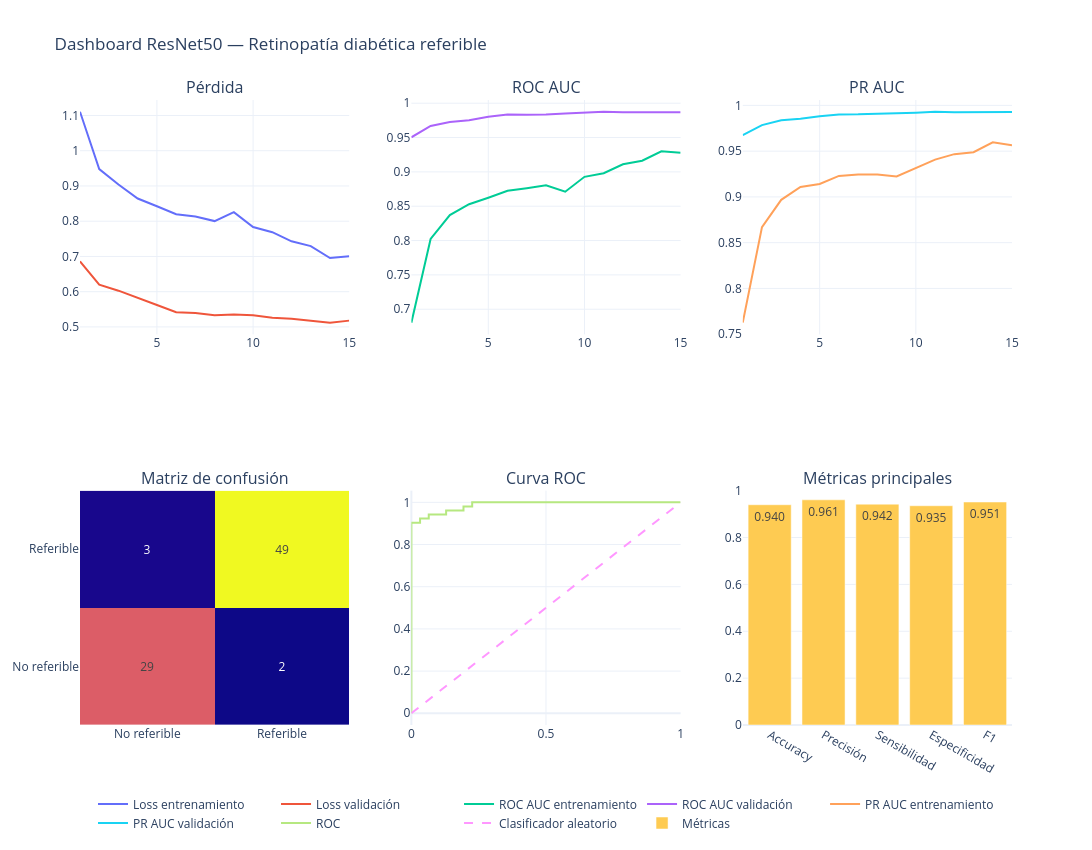

The cell this chart's notebook holds for it:
### Markdown cell above
# DASHBOARD

### Code cell
import plotly.graph_objects as go
from plotly.subplots import make_subplots

dashboard = make_subplots(
    rows=2,
    cols=3,
    subplot_titles=[
        "Pérdida",
        "ROC AUC",
        "PR AUC",
        "Matriz de confusión",
        "Curva ROC",
        "Métricas principales",
    ],
)

# Pérdida
dashboard.add_trace(
    go.Scatter(
        x=history_df["epoch"],
        y=history_df["loss"],
        mode="lines",
        name="Loss entrenamiento",
    ),
    row=1,
    col=1,
)

dashboard.add_trace(
    go.Scatter(
        x=history_df["epoch"],
        y=history_df["val_loss"],
        mode="lines",
        name="Loss validación",
    ),
    row=1,
    col=1,
)

# ROC AUC
dashboard.add_trace(
    go.Scatter(
        x=history_df["epoch"],
        y=history_df["auc"], # Corregido a "auc"
        mode="lines",
        name="ROC AUC entrenamiento",
    ),
    row=1,
    col=2,
)

dashboard.add_trace(
    go.Scatter(
        x=history_df["epoch"],
        y=history_df["val_auc"], # Corregido a "val_auc"
        mode="lines",
        name="ROC AUC validación",
    ),
    row=1,
    col=2,
)

# PR AUC
dashboard.add_trace(
    go.Scatter(
        x=history_df["epoch"],
        y=history_df["pr_auc"], # Corregido a "pr_auc"
        mode="lines",
        name="PR AUC entrenamiento",
    ),
    row=1,
    col=3,
)

dashboard.add_trace(
    go.Scatter(
        x=history_df["epoch"],
        y=history_df["val_pr_auc"], # Corregido a "val_pr_auc"
        mode="lines",
        name="PR AUC validación",
    ),
    row=1,
    col=3,
)

# Matriz de confusión
dashboard.add_trace(
    go.Heatmap(
        z=cm_selected,
        x=[
            CLASS_NAMES[0],
            CLASS_NAMES[1],
        ],
        y=[
            CLASS_NAMES[0],
            CLASS_NAMES[1],
        ],
        text=cm_selected,
        texttemplate="%{text}",
        showscale=False,
        name="Confusión",
    ),
    row=2,
    col=1,
)

# Curva ROC
dashboard.add_trace(
    go.Scatter(
        x=fpr_curve,
        y=tpr_curve,
        mode="lines",
        name="ROC",
    ),
    row=2,
    col=2,
)

dashboard.add_trace(
    go.Scatter(
        x=[0, 1],
        y=[0, 1],
        mode="lines",
        line=dict(dash="dash"),
        name="Clasificador aleatorio",
    ),
    row=2,
    col=2,
)

# Barras de métricas
metric_names = [
    "Accuracy",
    "Precisión",
    "Sensibilidad",
    "Especificidad",
    "F1",
]

metric_values = [
    metrics_selected["accuracy"],
    metrics_selected["precision"],
    metrics_selected["sensitivity_recall"],
    metrics_selected["specificity"],
    metrics_selected["f1_score"],
]

dashboard.add_trace(
    go.Bar(
        x=metric_names,
        y=metric_values,
        text=[
            f"{value:.3f}"
            for value in metric_values
        ],
        textposition="auto",
        name="Métricas",
    ),
    row=2,
    col=3,
)

dashboard.update_yaxes(
    range=[0, 1],
    row=2,
    col=3,
)

dashboard.update_layout(
    title=(
        "Dashboard ResNet50 — " # Actualizado a ResNet50
        "Retinopatía diabética referible"
    ),
    height=850,
    width=1500,
    template="plotly_white",
    legend=dict(
        orientation="h",
        yanchor="bottom",
        y=-0.18,
        xanchor="center",
        x=0.5,
    ),
)

dashboard.show()

dashboard.write_html(
    str(DASHBOARD_PATH)
)

print(
    "Dashboard guardado en:",
    DASHBOARD_PATH,
)

### Figure 1 — Plotly figure (JSON) as saved in the notebook; plotly's stock layout.template omitted (floating-point values rounded to 4 significant figures)
{"data": [{"mode": "lines", "name": "Loss entrenamiento", "type": "scatter", "x": [1, 2, 3, 4, 5, 6, 7, 8, 9, 10, 11, 12, 13, 14, 15], "xaxis": "x", "y": [1.111, 0.9478, 0.904, 0.8644, 0.8424, 0.8199, 0.8133, 0.8003, 0.8257, 0.7833, 0.7688, 0.743, 0.7294, 0.6954, 0.7005], "yaxis": "y"}, {"mode": "lines", "name": "Loss validación", "type": "scatter", "x": [1, 2, 3, 4, 5, 6, 7, 8, 9, 10, 11, 12, 13, 14, 15], "xaxis": "x", "y": [0.6862, 0.6197, 0.6029, 0.5816, 0.5624, 0.5415, 0.5393, 0.5332, 0.5351, 0.5333, 0.5262, 0.5235, 0.5179, 0.5121, 0.5179], "yaxis": "y"}, {"mode": "lines", "name": "ROC AUC entrenamiento", "type": "scatter", "x": [1, 2, 3, 4, 5, 6, 7, 8, 9, 10, 11, 12, 13, 14, 15], "xaxis": "x2", "y": [0.6805, 0.8023, 0.8371, 0.8529, 0.8623, 0.8725, 0.8763, 0.8805, 0.8711, 0.8928, 0.898, 0.911, 0.9162, 0.93, 0.9279], "yaxis": "y2"}, {"mode": "lines", "name": "ROC AUC validación", "type": "scatter", "x": [1, 2, 3, 4, 5, 6, 7, 8, 9, 10, 11, 12, 13, 14, 15], "xaxis": "x2", "y": [0.9504, 0.9668, 0.9727, 0.9752, 0.9801, 0.9836, 0.9833, 0.9836, 0.9851, 0.9864, 0.9876, 0.9867, 0.987, 0.987, 0.987], "yaxis": "y2"}, {"mode": "lines", "name": "PR AUC entrenamiento", "type": "scatter", "x": [1, 2, 3, 4, 5, 6, 7, 8, 9, 10, 11, 12, 13, 14, 15], "xaxis": "x3", "y": [0.7626, 0.867, 0.8968, 0.9108, 0.9141, 0.9229, 0.9245, 0.9245, 0.9224, 0.9315, 0.9407, 0.9467, 0.9488, 0.9597, 0.9563], "yaxis": "y3"}, {"mode": "lines", "name": "PR AUC validación", "type": "scatter", "x": [1, 2, 3, 4, 5, 6, 7, 8, 9, 10, 11, 12, 13, 14, 15], "xaxis": "x3", "y": [0.9674, 0.9784, 0.9837, 0.9854, 0.9882, 0.9902, 0.9902, 0.9904, 0.9914, 0.992, 0.9931, 0.9924, 0.9927, 0.9929, 0.9928], "yaxis": "y3"}, {"name": "Confusión", "showscale": false, "text": [[29, 2], [3, 49]], "texttemplate": "%{text}", "type": "heatmap", "x": ["No referible", "Referible"], "xaxis": "x4", "y": ["No referible", "Referible"], "yaxis": "y4", "z": [[29, 2], [3, 49]]}, {"mode": "lines", "name": "ROC", "type": "scatter", "x": [0.0, 0.0, 0.0, 0.0, 0.0, 0.03226, 0.03226, 0.06452, 0.06452, 0.129, 0.129, 0.1935, 0.1935, 0.2258, 0.2258, 0.6774, 0.7419, 1.0], "xaxis": "x5", "y": [0.0, 0.01923, 0.2692, 0.3077, 0.9038, 0.9038, 0.9231, 0.9231, 0.9423, 0.9423, 0.9615, 0.9615, 0.9808, 0.9808, 1.0, 1.0, 1.0, 1.0], "yaxis": "y5"}, {"line": {"dash": "dash"}, "mode": "lines", "name": "Clasificador aleatorio", "type": "scatter", "x": [0, 1], "xaxis": "x5", "y": [0, 1], "yaxis": "y5"}, {"name": "Métricas", "text": ["0.940", "0.961", "0.942", "0.935", "0.951"], "textposition": "auto", "type": "bar", "x": ["Accuracy", "Precisión", "Sensibilidad", "Especificidad", "F1"], "xaxis": "x6", "y": [0.9398, 0.9608, 0.9423, 0.9355, 0.9515], "yaxis": "y6"}], "layout": {"annotations": [{"font": {"size": 16}, "showarrow": false, "text": "Pérdida", "x": 0.1444, "xanchor": "center", "xref": "paper", "y": 1, "yanchor": "bottom", "yref": "paper"}, {"font": {"size": 16}, "showarrow": false, "text": "ROC AUC", "x": 0.5, "xanchor": "center", "xref": "paper", "y": 1, "yanchor": "bottom", "yref": "paper"}, {"font": {"size": 16}, "showarrow": false, "text": "PR AUC", "x": 0.8556, "xanchor": "center", "xref": "paper", "y": 1, "yanchor": "bottom", "yref": "paper"}, {"font": {"size": 16}, "showarrow": false, "text": "Matriz de confusión", "x": 0.1444, "xanchor": "center", "xref": "paper", "y": 0.375, "yanchor": "bottom", "yref": "paper"}, {"font": {"size": 16}, "showarrow": false, "text": "Curva ROC", "x": 0.5, "xanchor": "center", "xref": "paper", "y": 0.375, "yanchor": "bottom", "yref": "paper"}, {"font": {"size": 16}, "showarrow": false, "text": "Métricas principales", "x": 0.8556, "xanchor": "center", "xref": "paper", "y": 0.375, "yanchor": "bottom", "yref": "paper"}], "height": 850, "legend": {"orientation": "h", "x": 0.5, "xanchor": "center", "y": -0.18, "yanchor": "bottom"}, "title": {"text": "Dashboard ResNet50 — Retinopatía diabética referible"}, "width": 1500, "xaxis": {"anchor": "y", "domain": [0, 0.2889]}, "xaxis2": {"anchor": "y2", "domain": [0.3556, 0.6444]}, "xaxis3": {"anchor": "y3", "domain": [0.7111, 1]}, "xaxis4": {"anchor": "y4", "domain": [0, 0.2889]}, "xaxis5": {"anchor": "y5", "domain": [0.3556, 0.6444]}, "xaxis6": {"anchor": "y6", "domain": [0.7111, 1]}, "yaxis": {"anchor": "x", "domain": [0.625, 1]}, "yaxis2": {"anchor": "x2", "domain": [0.625, 1]}, "yaxis3": {"anchor": "x3", "domain": [0.625, 1]}, "yaxis4": {"anchor": "x4", "domain": [0, 0.375]}, "yaxis5": {"anchor": "x5", "domain": [0, 0.375]}, "yaxis6": {"anchor": "x6", "domain": [0, 0.375], "range": [0, 1]}}}
